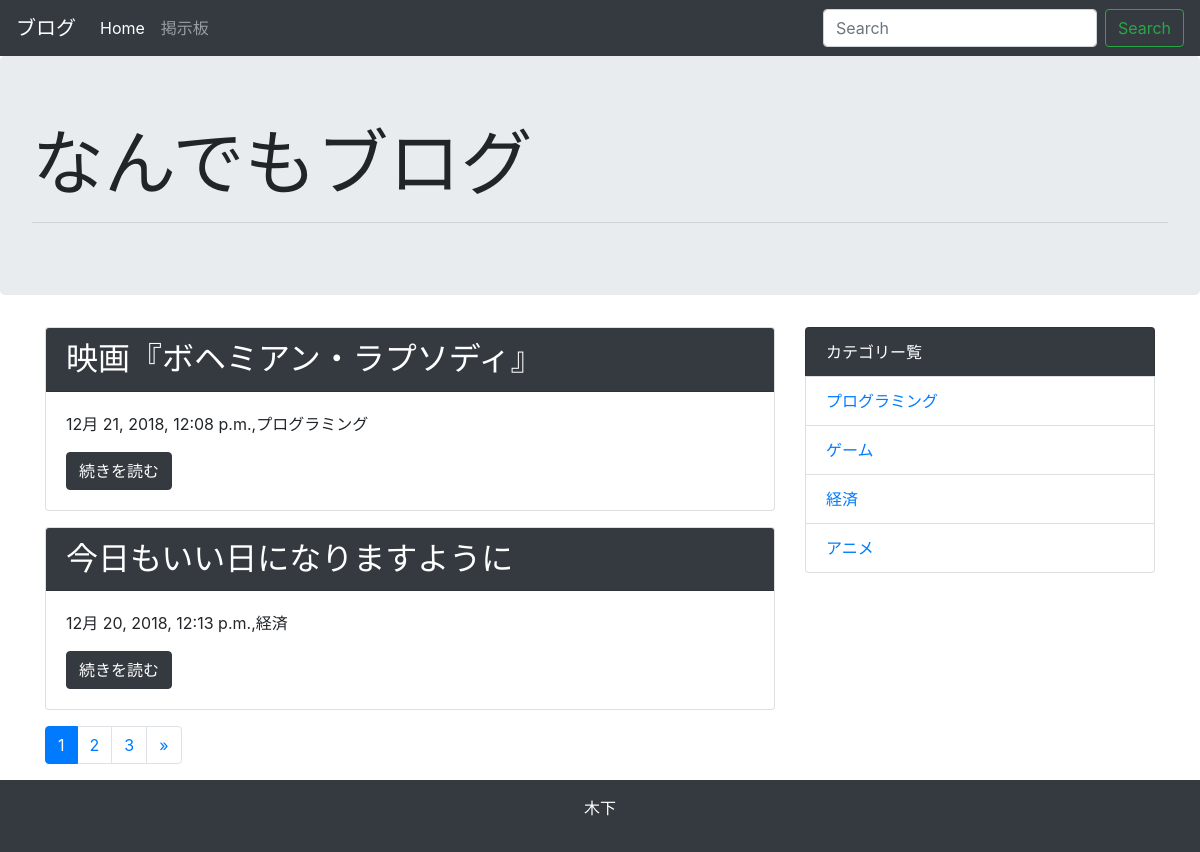
The page / on the database its author committed.
### blog/models.py (models this page shows, shortened)
class Post(models.Model):
    title = models.CharField('タイトル',max_length=255)
    text = models.TextField('本文')
    created_at = models.DateTimeField('作成日',default=timezone.now)
    category = models.ForeignKey(Category,verbose_name='カテゴリ',on_delete=models.PROTECT)

class Category(models.Model):
    name= models.CharField('カテゴリー名',max_length=255)
    created_at = models.DateTimeField('作成日',default=timezone.now)
    def __str__(self):
        return self.name

### blog/views.py (the view)
# urls.py: path('', views.IndexView.as_view(), name='index'),
class IndexView(generic.ListView):
    model = Post
    paginate_by = 2
    def get_queryset(self):
        queryset = Post.objects.order_by('-created_at')
        keyword = self.request.GET.get('keyword')
        if keyword:
            queryset = queryset.filter(Q(title__icontains=keyword) | Q(text__icontains = keyword)
            )
        return queryset

### blog/context_processors.py (called while the page is built)
def common(request):
    context = {
        'category_list': Category.objects.all()
    }
    return context

### blog/templatetags/mytag.py (called while the page is built)
@register.simple_tag
def url_replace(request, field, value):
    url_dict = request.GET.copy()
    url_dict[field] = value
    return url_dict.urlencode()

### board/context_processors.py (called while the page is built)
def common(request):
    params = {
        'junle_list': Junle.objects.all()
    }
    return params

### blog/templates/blog/post_list.html
{% extends 'blog/base.html' %}
{% block content %}
{% for post in post_list %}
  <div class="card mb-3">
    <h2 class="card-header bg-dark text-white">{{post.title}}</h2>
    <div class="card-body">
      <p>{{ post.created_at}},{{ post.category }}</p>
      <a href="{%url 'blog:detail' post.pk%}" class="btn btn-dark">続きを読む</a>
    </div>
  </div>
{% endfor %}
{% include 'blog/page.html' %}
{% endblock %}

### blog/templates/blog/base.html (shortened to what this page needs)
<!doctype html>
<html lang="ja">
  <head>
    <link rel="stylesheet" href="https://maxcdn.bootstrapcdn.com/bootstrap/4.0.0-beta.2/css/bootstrap.min.css">
  </head>
  <body>
    <nav class="navbar navbar-expand-lg navbar-dark bg-dark">
      <a class="navbar-brand" href="#">ブログ</a>
      <div class="collapse navbar-collapse" id="navbarSupportedContent">
        <ul class="navbar-nav mr-auto">
          <li class="nav-item active">
            <a class="nav-link" href="{% url 'blog:index' %}">Home <span class="sr-only">(current)</span></a>
          </li>
          <li class="nav-item">
            <a class="nav-link " href="{% url 'board:index' %}">掲示板</a>
          </li>
        </ul>
        <form class="form-inline my-2 my-lg-0"method ="GET" action="{% url 'blog:index' %}" >
          <input class="form-control mr-sm-2" type="text" name= "keyword" placeholder="Search" aria-label="Search">
          <button class="btn btn-outline-success my-2 my-sm-0" type="submit">Search</button>
        </form>
      </div>
    </nav>
    <div class="jumbotron">
      <h1 class="display-3">なんでもブログ</h1>
      <hr class="my-2">
    </div>
    <div class="container">
      <div class= "row">
        <div class="col-md-8">
          {% block content %}
          {% endblock %}
        </div>
        <div class="col-md-4 ">
          <ul class="list-group">
            <li class="list-group-item bg-dark text-white">カテゴリー覧</li>
            {% for category in category_list %}
              <li class="list-group-item"><a href="{% url 'blog:category' category.pk %}">{{category}}</a></li>
            {% endfor %}
          </ul>
        </div>
      </div>
    </div>
    <footer class ="bg-dark text-white text-center py-3">
      <p>木下</p>
    </footer>
  </body>
</html>

### rows shown on the page
Post: title "映画『ボヘミアン・ラプソディ』", created_at "12月 21, 2018, 12:08 p.m.", category "プログラミング"
Post: title "今日もいい日になりますように", created_at "12月 20, 2018, 12:13 p.m.", category "経済"
Category: name "プログラミング"
Category: name "ゲーム"
Category: name "経済"
Category: name "アニメ"

### other values the page prints
{{ link_page }} "1"
{{ link_page }} "2" "3"
